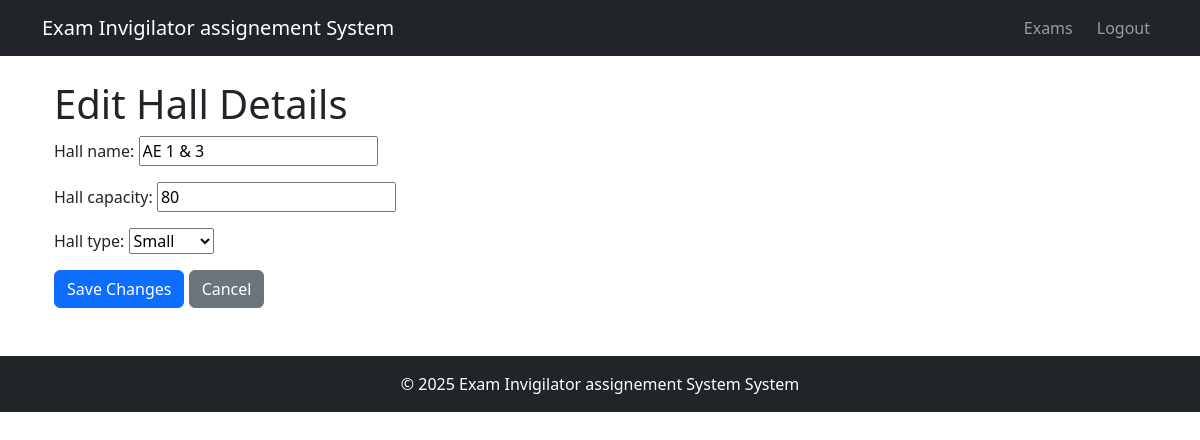
Page /halls/edit/85/ (signed in) on the committed database.
### invigilation/models.py (models this page shows, shortened)
class Hall(models.Model):
    HALL_TYPES = (
        ('SM', 'Small'),
        ('MD', 'Medium'),
        ('LG', 'Large')
    )
    hall_name = models.CharField(max_length=50)
    hall_capacity = models.IntegerField()
    hall_type = models.CharField(max_length=50, choices=HALL_TYPES)
    class META:
        ordering = ['hall_name']

### invigilation/views.py (the view)
# urls.py: path('halls/edit/<int:pk>/', views.edit_hall, name='edit_hall'),
@login_required(login_url='login')
def edit_hall(request, pk):
    hall = get_object_or_404(Hall, pk=pk)
    if request.method == "POST":
        form = HallForm(request.POST, instance=hall)
        if form.is_valid():
            form.save()
            messages.success(request, "Hall updated")
            return redirect('halls')
    else:
        form = HallForm(instance=hall)
    return render(request, 'invigilation/edit_hall.html', {'form': form})

### invigilation/views.py
class HallForm(forms.ModelForm):
    class Meta:
        model = Hall
        fields = ['hall_name', 'hall_capacity', 'hall_type']

### invigilation/templates/invigilation/edit_hall.html (shortened to what this page needs)
{% extends 'base.html' %}
{% block content %}
<div class="container mt-4">
  <h1>Edit Hall Details</h1>
  <form method="post">
    {{ form.as_p }}
    <div class="mt-3">
      <button type="submit" class="btn btn-primary">Save Changes</button>
      <a href="{% url 'halls' %}" class="btn btn-secondary">Cancel</a>
    </div>
  </form>
</div>
{% endblock %}

### rows in the picture
Hall: hall_name "AE 1 & 3", hall_capacity "80", hall_type "Small"
